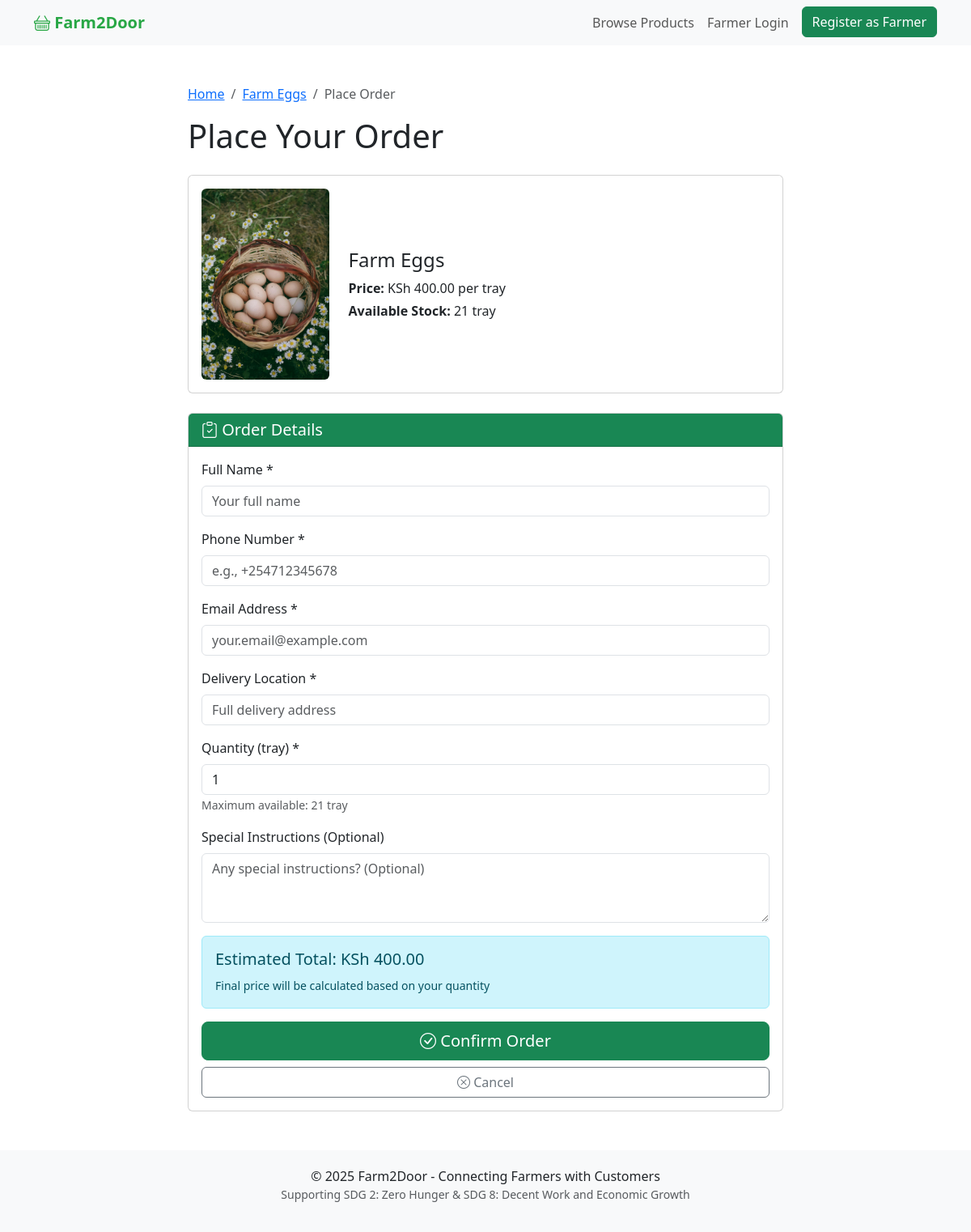
The page /product/9/order/ on the database as committed earlier.
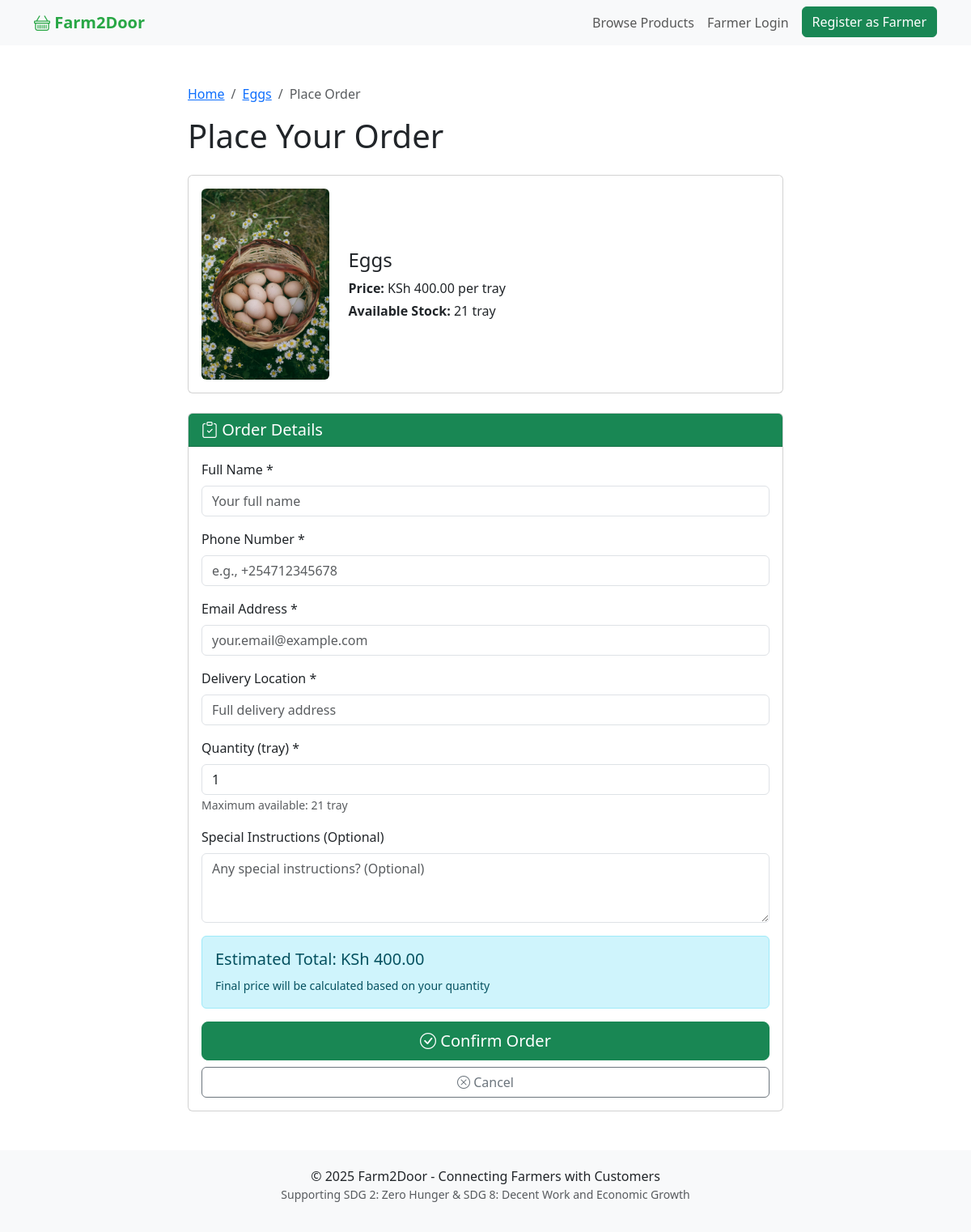
The same page on the database as committed later.
### core/models.py (models this page shows, shortened)
class Product(models.Model):
    CATEGORY_CHOICES = [
        ('vegetables', 'Vegetables'),
        ('fruits', 'Fruits'),
        ('dairy', 'Dairy'),
        ('grains', 'Grains'),
        ('other', 'Other'),
    ]
    farmer = models.ForeignKey(User, on_delete=models.CASCADE)
    name = models.CharField(max_length=200)
    category = models.CharField(max_length=20, choices=CATEGORY_CHOICES)
    price = models.DecimalField(max_digits=10, decimal_places=2)
    unit = models.CharField(max_length=50, default='kg')  # kg, dozen, liters, etc.
    description = models.TextField()
    stock = models.IntegerField(default=0)
    image = models.ImageField(upload_to='products/', blank=True, null=True)
    created_at = models.DateTimeField(auto_now_add=True)
    updated_at = models.DateTimeField(auto_now=True)
    class Meta:
        ordering = ['-created_at']

### core/views.py (the view)
# urls.py: path('product/<int:pk>/order/', views.place_order, name='place_order'),
def place_order(request, pk):
    product = get_object_or_404(Product, pk=pk)
    if request.method == 'POST':
        form = OrderForm(request.POST)
        if form.is_valid():
            order = form.save(commit=False)
            order.product = product
            order.total_price = product.price * order.quantity
            if order.quantity > product.stock:
                messages.error(request, f'Sorry, only {product.stock} {product.unit} available.')
                return render(request, 'place_order.html', {'form': form, 'product': product})
            order.save()
            product.stock -= order.quantity
            product.save()
            messages.success(request, 'Order placed successfully! The farmer will contact you soon.')
            return redirect('home')
    else:
        form = OrderForm()
    return render(request, 'place_order.html', {'form': form, 'product': product})

### core/forms.py
class OrderForm(forms.ModelForm):
    class Meta:
        model = Order
        fields = ['customer_name', 'customer_phone', 'customer_email', 'delivery_location', 'quantity', 'notes']
        widgets = {
            'customer_name': forms.TextInput(attrs={'class': 'form-control', 'placeholder': 'Your full name'}),
            'customer_phone': forms.TextInput(attrs={'class': 'form-control', 'placeholder': 'e.g., +254712345678'}),
            'customer_email': forms.EmailInput(attrs={'class': 'form-control', 'placeholder': 'your.email@example.com'}),
            'delivery_location': forms.TextInput(attrs={'class': 'form-control', 'placeholder': 'Full delivery address'}),
            'quantity': forms.NumberInput(attrs={'class': 'form-control', 'min': 1, 'value': 1}),
            'notes': forms.Textarea(attrs={'class': 'form-control', 'rows': 3, 'placeholder': 'Any special instructions? (Optional)'}),
        }

### templates/place_order.html (shortened to what the changed rows need)
{% extends 'base.html' %}
{% block content %}
<div class="container my-5">
    <div class="row justify-content-center">
        <div class="col-md-8">
            <nav aria-label="breadcrumb">
                <ol class="breadcrumb">
                    <li class="breadcrumb-item"><a href="{% url 'product_detail' product.pk %}">{{ product.name }}</a></li>
                </ol>
            </nav>
            <h1 class="mb-4">Place Your Order</h1>
            <div class="card mb-4">
                <div class="card-body">
                    <div class="row align-items-center">
                        <div class="col-md-3">
                            {% if product.image %}
                                <img src="{{ product.image.url }}" class="img-fluid rounded" alt="{{ product.name }}">
                            {% else %}
                                <div class="bg-secondary text-white d-flex align-items-center justify-content-center rounded" style="height: 100px;">
                                    <i class="bi bi-image"></i>
                                </div>
                            {% endif %}
                        </div>
                        <div class="col-md-9">
                            <h4>{{ product.name }}</h4>
                            <p class="mb-1"><strong>Price:</strong> KSh {{ product.price }} per {{ product.unit }}</p>
                            <p class="mb-0"><strong>Available Stock:</strong> {{ product.stock }} {{ product.unit }}</p>
                        </div>
                    </div>
                </div>
            </div>
            <div class="card">
                <div class="card-body">
                    <form method="POST" id="orderForm">
                        <div class="mb-3">
                            <label for="{{ form.quantity.id_for_label }}" class="form-label">Quantity ({{ product.unit }}) *</label>
                            {{ form.quantity }}
                            <small class="form-text text-muted">Maximum available: {{ product.stock }} {{ product.unit }}</small>
                        </div>
                        <div class="alert alert-info">
                            <h5 id="totalPrice">Estimated Total: KSh {{ product.price }}</h5>
                            <small>Final price will be calculated based on your quantity</small>
                        </div>
                    </form>
                </div>
            </div>
        </div>
    </div>
</div>
{% endblock %}

Rows that differ between the two databases and show on the page:
changed Product "tray": name "Farm Eggs" → "Eggs"
